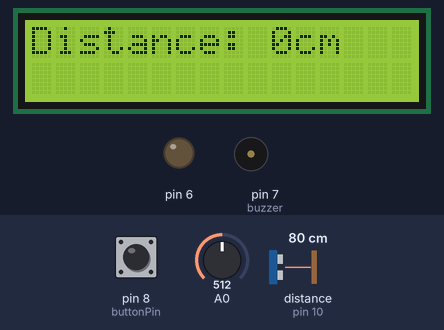
A sketch run on a simulated Arduino Uno, built with avr-gcc and run on an emulated ATmega328P. Parts: 16×2 character LCD, output pins drawn as LEDs (lit = HIGH), buzzer (waves = sounding, pin HIGH). Wiring (inferred from the names in the program): ultrasonic range finder: trigger pin 9; echo pin 10. Dashed ring = blinking. The test bench sets the inputs (shaded band); at power-on: distance to the obstacle (sensor on pin 10) 80 cm, A0 = 512, pin 8 (buttonPin) HIGH. The echo pulse lasts 58.3 µs per cm; pins used as bus, display or sensor lines are not drawn; what the sketch prints to the serial monitor is not drawn.

Above: at 1.2 s.
1.3 s: distance to the obstacle (sensor on pin 10) set to 4 cm
At 1.9 s:
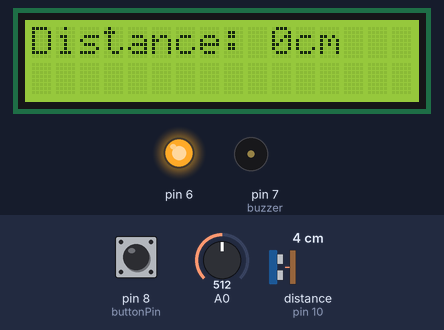
4.3 s: A0 set to 42
At 7.0 s:
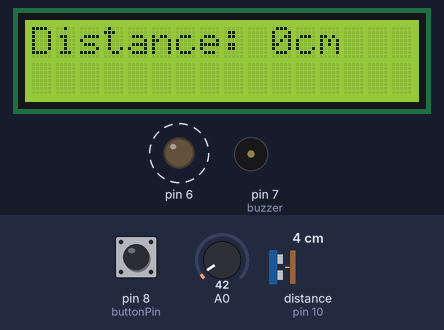
7.3 s: A0 set to 36
10.3 s: distance to the obstacle (sensor on pin 10) set to 2 cm
13.3 s: distance to the obstacle (sensor on pin 10) set to 9 cm
16.3 s: distance to the obstacle (sensor on pin 10) set to 35 cm
Timing chart, 0 to 66.5 s (numbered marks = the images above; inputs shaded):
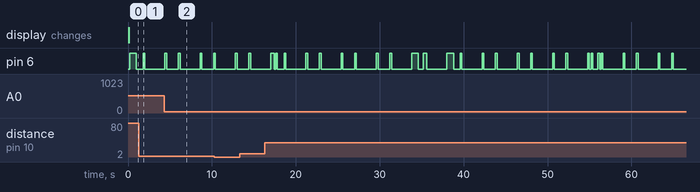

The sketch:

arduino_ultrasound_sensor.ino
```cpp
/*
  Communications v5

  Transmits data using a white LED and recieves it using a photoresistor

*/


// include the library code:
#include <LiquidCrystal.h>

// initialize the library by associating any needed LCD interface pin
// with the arduino pin number it is connected to
const int rs = 12, en = 11, d4 = 5, d5 = 4, d6 = 3, d7 = 2;
const int trigPin = 9;
const int echoPin = 10;
LiquidCrystal lcd(rs, en, d4, d5, d6, d7);

#define STX 0x70
#define ETX 0x71

char txButton, txTilt, txPot, txUltraSound, txB, txC, txD;
char txBuffer[8] = { 0, 0, 0, 0, 0, 0, 0, ETX };
char rxBuffer[7];
char rxButton, rxTilt, rxPot, rxUltraSound, rxB, rxC, rxD;
int rx_index;

int buttonPin = 8;
int buzzer = 7;  //the pin of the active buzzer


void readInputs() {
  // Reads the inputs in the mini-projects
  // Uses txButton, txTilt, txPot, txA, txB, txC, txD;
  if (digitalRead(buttonPin) == LOW) {
    txButton = 1;
  } else {
    txButton = 0;
  }

  // Read the input of the ultra sound sensor

  long duration, cm;   // These variables will be needed later when we convert time(duration) into centimetres


  digitalWrite(trigPin, LOW); // This will output the ultra sounds high pitch frequency
  delayMicroseconds(2);
  digitalWrite(trigPin, HIGH);
  delayMicroseconds(10);
  digitalWrite(trigPin, LOW);

  duration = pulseIn(echoPin, HIGH);


  // convert the time into a distance
  cm = microsecondsToCentimeters(duration);

  txUltraSound = cm;
}

void writeOutputs() {
  // Writes the outputs in the mini-projects
  // Uses rxButton, rxTilt, rxPot, rxA, rxB, rxC, rxD;
  digitalWrite(buzzer, rxButton);

  lcd.clear();
  lcd.print("Distance: ");
  lcd.print((int)rxUltraSound);
  lcd.print("cm");


}


int ledState = LOW;  // ledState used to set the LED


char encrypt(char in_char) {
  char out_char;

  out_char = in_char;

  return out_char;
}


char decrypt(char in_char) {
  char out_char;

  out_char = in_char;

  return out_char;
}


// the setup routine runs once when you press reset:
void setup() {
  // set the digital pin as output:
  pinMode(6, OUTPUT);
  pinMode(buttonPin, INPUT_PULLUP);
  pinMode(buzzer, OUTPUT);  //initialize the buzzer pin as an output

  // initialize serial communication at 9600 bits per second:
  Serial.begin(9600);

  // set up the LCD's number of columns and rows:
  lcd.begin(16, 2);


  pinMode(trigPin, OUTPUT);
  pinMode(echoPin, INPUT);
}


const long txInterval = 200;  // interval at which to tx bit (milliseconds)
int tx_state = 0;
char tx_char = 'H';
char chr;
unsigned long previousTxMillis = 0;  // will store last time LED was updated

char tx_string[] = "Hello World";
#define TX_START_OF_TEXT -1
int tx_string_state = TX_START_OF_TEXT;


char getTxChar() {
  char chr;

  switch (tx_string_state) {
    case TX_START_OF_TEXT:
      tx_string_state = 0;
      txBuffer[0] = txButton;
      txBuffer[1] = txTilt;
      txBuffer[2] = txPot;
      txBuffer[3] = txUltraSound;
      txBuffer[4] = txB;
      txBuffer[5] = txC;
      txBuffer[6] = txD;
      return STX;
      break;

    default:
      chr = txBuffer[tx_string_state];
      tx_string_state++;
      if (chr == ETX) /* End of string? */
      {
        tx_string_state = TX_START_OF_TEXT; /* Update the tx string state to start sending the string again */
        return ETX;                         /* Send End of Text character */
      } else {
        return chr; /* Send a character in the string */
      }
      break;
  }
}

void txChar() {
  unsigned long currentTxMillis = millis();

  if (currentTxMillis - previousTxMillis >= txInterval) {
    // save the last time you blinked the LED (improved)
    previousTxMillis = previousTxMillis + txInterval;  // this version catches up with itself if a delay was introduced

    switch (tx_state) {
      case 0:
        chr = encrypt(getTxChar());
        digitalWrite(6, HIGH); /* Transmit Start bit */
        tx_state++;
        break;

      case 1:
      case 2:
      case 3:
      case 4:
      case 5:
      case 6:
      case 7:
        if ((chr & 0x40) != 0) /* Transmit each bit in turn */
        {
          digitalWrite(6, HIGH);
        } else {
          digitalWrite(6, LOW);
        }
        chr = chr << 1; /* Shift left to present the next bit */
        tx_state++;
        break;

      case 8:
        digitalWrite(6, HIGH); /* Transmit Stop bit */
        tx_state++;
        break;

      default:
        digitalWrite(6, LOW);
        tx_state++;
        if (tx_state > 20) tx_state = 0; /* Start resending the character */
        break;
    }
  }
}


const long rxInterval = 20;  // interval at which to read bit (milliseconds)
int rx_state = 0;
char rx_char;
unsigned long previousRxMillis = 0;  // will store last time LED was updated
int rx_bits[10] = { 0, 0, 0, 0, 0, 0, 0, 0, 0, 0 };


void rxChar() {
  unsigned long currentRxMillis = millis();
  int sensorValue;
  int i;

  if (currentRxMillis - previousRxMillis >= rxInterval) {
    // save the last time you read the analogue input (improved)
    previousRxMillis = previousRxMillis + rxInterval;  // this version catches up with itself if a delay was introduced

    sensorValue = analogRead(A0);
    //Serial.println(rx_state);

    switch (rx_state) {
      case 0:
        if (sensorValue >= 40) {
          rx_bits[0]++;
          rx_state++;
        }
        break;

      case 100:
        if ((rx_bits[0] >= 6) && (rx_bits[8] >= 6)) /* Valid start and stop bits */
        {
          rx_char = 0;

          for (i = 1; i < 8; i++) {
            rx_char = rx_char << 1;
            if (rx_bits[i] >= 6) rx_char = rx_char | 0x01;
          }
          rx_char = decrypt(rx_char);

          Serial.println(rx_char + 0);

          switch (rx_char) {
            case STX:
              rx_index = 0;
              break;

            case ETX:
              rxButton = rxBuffer[0];
              rxTilt = rxBuffer[1];
              rxPot = rxBuffer[2];
              rxUltraSound = rxBuffer[3];
              rxB = rxBuffer[4];
              rxC = rxBuffer[5];
              rxD = rxBuffer[6];
              rx_index = 0;
              break;

            default:
              rxBuffer[rx_index] = rx_char;
              rx_index++;
              break;
          }
        } else {
          Serial.println("Rx error");
        }
        //        for (i = 0; i < 10; i++)  /* Print the recieved bit on the monitor - debug purposes */
        //        {
        //          Serial.println(rx_bits[i]);
        //        }
        for (i = 0; i < 10; i++) {
          rx_bits[i] = 0;
        }
        rx_state = 0;
        break;

      default:
        if (sensorValue >= 40) {
          rx_bits[rx_state / 10]++;
        }
        rx_state++;
        break;
    }
  }
}


// the loop routine runs over and over again forever:
void loop() {
  readInputs();
  txChar();
  rxChar();
  writeOutputs();
}


long microsecondsToCentimeters(long microseconds) {
  // The speed of sound is 340 m/s or 29 microseconds per centimeter.
  // The ping travels out and back, so to find the distance of the object we
  // take half of the distance travelled.
  return microseconds / 29 / 2;
}
```
